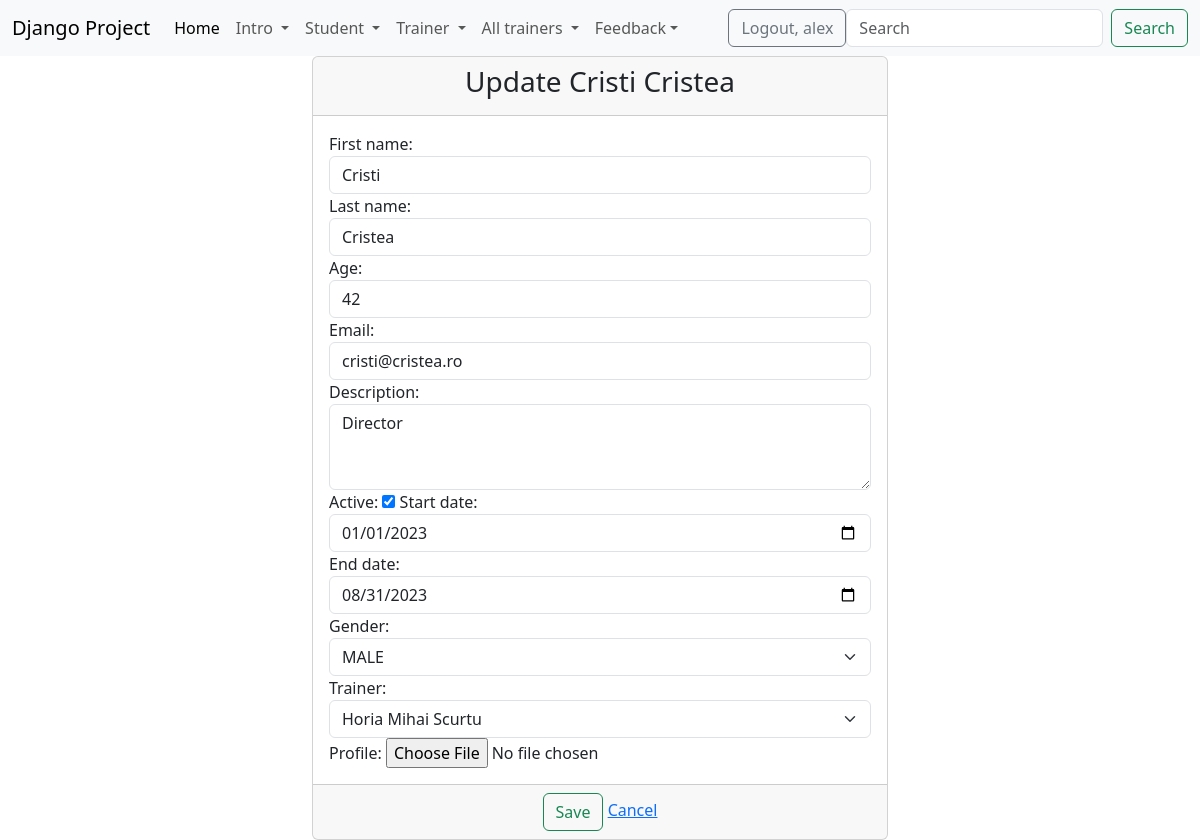
The app's page /update_student/6/ (signed in) with its own data.
### student/models.py (models this page shows)
class Student(models.Model):
    gender_options = (
        ("male","MALE"),
        ("female","FEMALE")
    )
    first_name = models.CharField(max_length=30)
    last_name = models.CharField(max_length=30)
    age = models.IntegerField()
    email = models.EmailField(max_length=100)
    description = models.TextField(max_length=500)
    start_date = models.DateField()
    end_date = models.DateField()
    active = models.BooleanField(default=True)
    gender = models.CharField(max_length=6, choices=gender_options)
    trainer = models.ForeignKey(Trainer, on_delete=models.CASCADE, null=True)
    profile = models.ImageField(upload_to='profiles_student/', blank=True, null=True)
    created_at = models.DateTimeField(auto_now_add=True)
    update_at = models.DateTimeField(auto_now=True)
    def __str__(self):
        return f'{self.first_name} {self.last_name}'

### trainer/models.py (models this page shows)
class Trainer(models.Model):
    department_options = (('backend', 'Backend'),
                          ('frontend', 'Frontend'),
                          ('network', 'Network'))
    first_name = models.CharField(max_length=20)
    last_name = models.CharField(max_length=20)
    course = models.CharField(max_length=40)
    email = models.EmailField(max_length=40)
    department = models.CharField(max_length=10, choices=department_options)
    active = models.BooleanField(default=True)
    profile = models.ImageField(upload_to='profiles/', blank=True, null=True) #se poate pune si default = 'default.jpg', dar nu e neaparat nevoie. cred ca incarca baza de date aiurea...
    created_at = models.DateTimeField(auto_now_add=True)
    updated_at = models.DateTimeField(auto_now=True)
    def __str__(self):
        return f'{self.first_name} {self.last_name}'

### student/views.py (the view, shortened to what this page needs)
# urls.py: path('update_student/<int:pk>/', views.StudentUpdateView.as_view(), name='update-student'),
class StudentUpdateView(LoginRequiredMixin, PermissionRequiredMixin, UpdateView):
    template_name = 'student/update_student.html'
    model = Student
    form_class = StudentUpdateForm
    permission_required = 'student.change_student'

### student/forms.py
class StudentUpdateForm(forms.ModelForm):
    class Meta:
        model = Student
        fields = ['first_name', 'last_name', 'age', 'email', 'description', 'active', 'start_date', 'end_date',
                  'gender', 'trainer', 'profile']
        widgets = {
            'first_name': TextInput(attrs={'class':'form-control', 'placeholder':'Please enter your first name'}),
            'last_name': TextInput(attrs={'class':'form-control', 'placeholder':'Please enter your last name'}),
            'age': NumberInput(attrs={'class':'form-control', 'placeholder': 'Please enter your age'}),
            'email': EmailInput(attrs={'class':'form-control', 'placeholder':'Please enter your email'}),
            'description': Textarea(attrs={'class':'form-control', 'placeholder':'Please enter your description', 'rows':3}),
            'start_date': DateInput(attrs={'class':'form-control', 'type':'date'}),
            'end_date': DateInput(attrs={'class':'form-control', 'type':'date'}),
            'gender': Select(attrs={'class':'form-select'}),
            'trainer': Select(attrs={'class':'form-select'}),
        }

### djangoProject/context_processors.py (called while the page is built)
def get_all_trainers(request):
    get_trainers = Trainer.objects.all()
    return {'trainers': get_trainers}

### templates/student/update_student.html (shortened to what this page needs)
{% extends 'base.html' %}
{% block content %}
    <div class="container-fluid">
        <div class="row">
            <div class="col-md-6 offset-md-3">
                <div class="card">
                    <div class="card-header">
                        <h3 class="text-center"> Update {{ student }}</h3>
                    </div>
                    <form method="post" enctype="multipart/form-data">
                        <div class="card-body">
                            {{ form }}
                        </div>
                        <div class="card-footer text-center">
                            <button type="submit" class="btn btn-outline-success" class="btn btn-outline-secondary">Save</button>
                            <a href="{%  url 'list-of-students' %}">Cancel</a>
                        </div>
                    </form>
                </div>
            </div>
        </div>
    </div>
{% endblock %}

### templates/navbar.html (shortened to what this page needs)
<nav class="navbar navbar-expand-lg bg-body-tertiary">
    <div class="container-fluid">
        <a class="navbar-brand" href="{% url 'home-page' %}">Django Project</a>
        <div class="collapse navbar-collapse" id="navbarSupportedContent">
            <ul class="navbar-nav me-auto mb-2 mb-lg-0">
                <li class="nav-item">
                    <a class="nav-link active" aria-current="page" href="{% url 'home-page' %}">Home</a>
                </li>
                {% if user.is_authenticated %}
                    <li class="nav-item dropdown">
                        <a class="nav-link dropdown-toggle" href="#" role="button" data-bs-toggle="dropdown"
                           aria-expanded="false">
                            Intro
                        </a>
                    </li>
                    {% if perms.student.add_student or perms.student.view_list_of_students %}
                    <li class="nav-item dropdown">
                        <a class="nav-link dropdown-toggle" href="#" role="button" data-bs-toggle="dropdown"
                           aria-expanded="false">
                            Student
                        </a>
                    </li>
                    {% endif %}
                    {% if perms.trainer.add_trainer or perms.trainer.view_list_of_trainers %}
                    <li class="nav-item dropdown">
                        <a class="nav-link dropdown-toggle" href="#" role="button" data-bs-toggle="dropdown"
                           aria-expanded="false">
                            Trainer
                        </a>
                    </li>
                    {% endif %}
                    {% if perms.trainer.view_list_of_trainers %}
                    <li class="nav-item dropdown">
                        <a class="nav-link dropdown-toggle" href="#" role="button" data-bs-toggle="dropdown"
                           aria-expanded="false">
                            All trainers
                        </a>
                    </li>
                    {% endif %}
                    <li class="nav-item dropdown">
                        <a class="nav-link dropdown-toggle" href="#" role="button" data-bs-toggle="dropdown" aria-expanded="False">Feedback</a>
                    </li>
                {% endif %}
            </ul>
            {% if user.is_authenticated %}
                <a href="{% url 'logout' %}" class="btn btn-outline-secondary"> Logout, {{ user.username }}</a>
                <form class="d-flex" method="get" action="{% url 'search' %}" role="search">
                    <input class="form-control me-2" name="filter" type="search" placeholder="Search" aria-label="Search">
                    <button class="btn btn-outline-success" type="submit">Search</button>
                </form>
            {% else %}
                <div>
                    <a href="{% url 'login' %}" class="btn btn-outline-primary">Login</a>
                    <a href="{% url 'create-user' %}" class="btn btn-outline-secondary">Sign up</a>
                </div>
            {% endif %}
        </div>
    </div>
</nav>

### records on screen
Student: first_name+last_name "Cristi Cristea", first_name "Cristi", last_name "Cristea", age "42", email "cristi@cristea.ro", description "Director", active "☑", start_date "01/01/2023", end_date "08/31/2023", gender "MALE", trainer "Horia Mihai Scurtu"

### other values on screen
{{ user.username }} "alex"
